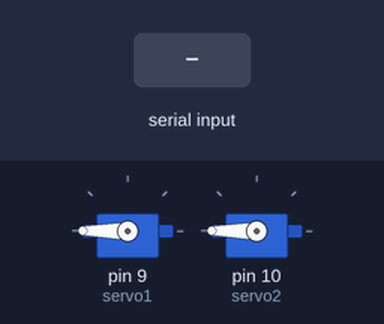
This sketch was run on a simulated Arduino Uno, built with avr-gcc and run on an emulated ATmega328P. Shown: 2 × servo. Inputs (shaded band) come from the test bench.

Above: at 1.2 s.
1.3 s: "Apple\n" received over Serial
At 2.1 s:
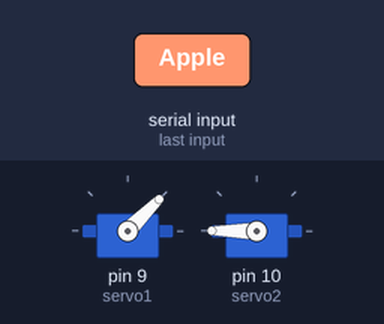
2.8 s: "Orange\n" received over Serial
At 3.3 s:
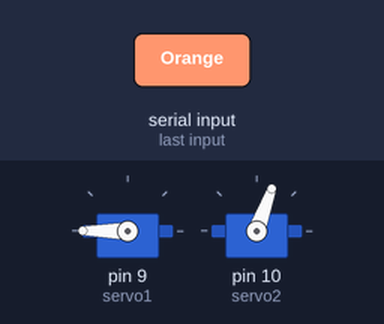
4.3 s: "Strawberry\n" received over Serial
At 5.7 s:
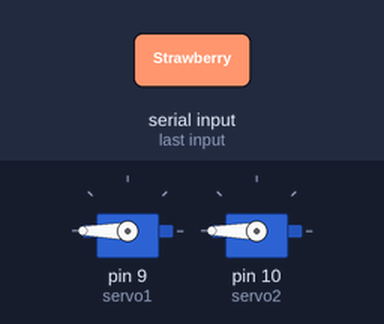
Timing chart, 0 to 7.3 s (numbered marks = the images above; inputs shaded):
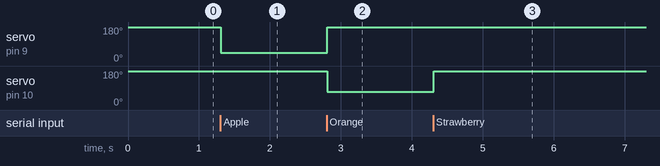

The sketch:

Servos.ino
```cpp
#include <Servo.h>
//int fruta;
Servo servo1;
Servo servo2;

void setup() {
  Serial.begin(9600);  // por si quieres imprimir algo después
  servo1.attach(9);
  servo2.attach(10);

  // Posición inicial de los servos (opcional)
  servo1.write(180);
  servo2.write(180);


}

void loop()
{
if (Serial.available())
{
  //fruta=Serial.read();
  String fruta = Serial.readStringUntil('\n');
  //delay(500);
  if (fruta == "Apple")
  {
    servo1.write(45);
    servo2.write(180);

  }

  else if (fruta == "Orange")
  {
    servo2.write(70);
    servo1.write(180);
  }

 else if (fruta=="Strawberry")
 {
   servo1.write(180);
   servo2.write(180);
 }
}


}
```

Measured:
- after the input at 1.3 s, servo on pin 9 (servo1): 180° → 45° at once
- after the input at 2.8 s, servo on pin 9 (servo1): 45° → 180° at once; servo on pin 10 (servo2): 180° → 70° at once
- after the input at 4.3 s, servo on pin 10 (servo2): 70° → 180° at once
